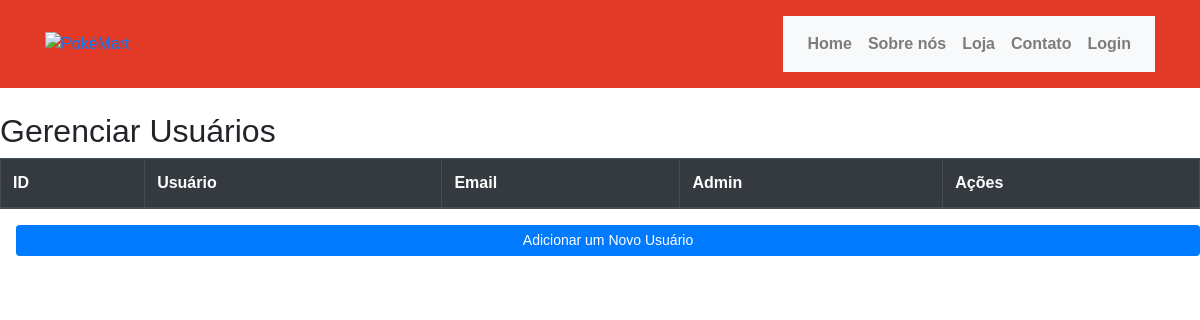
/users.php, run on an earlier commit of the app's database.
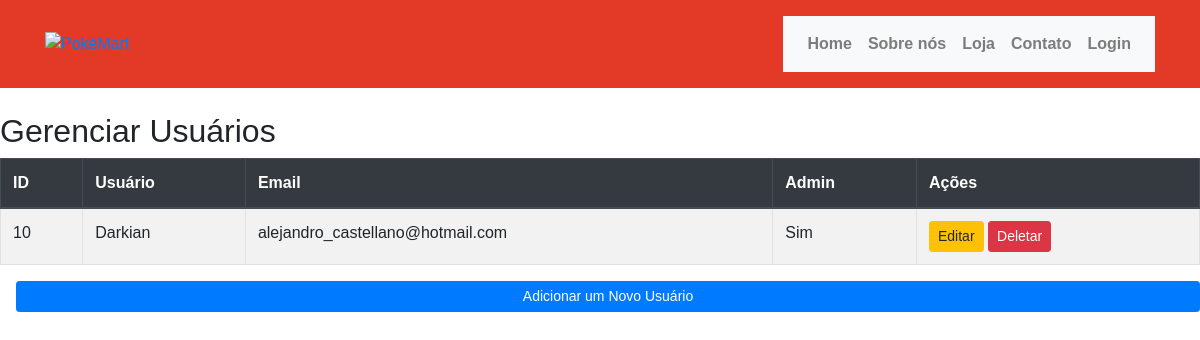
And on a later commit of the database.
### tables this page shows
CREATE TABLE IF NOT EXISTS `users` (
  `id` int(11) NOT NULL AUTO_INCREMENT,
  `username` varchar(50) NOT NULL DEFAULT '0',
  `email` varchar(50) NOT NULL DEFAULT '0',
  `password` varchar(250) NOT NULL DEFAULT '0',
  `admin` tinyint(4) NOT NULL DEFAULT 0,
  PRIMARY KEY (`id`)
);

### users.php (the view, shortened to what this page needs)
<?php
include "admin/db.connect.php";
include "header.php";
$stmt = $conn->query("SELECT * FROM users");
$users = $stmt->fetch_all(MYSQLI_ASSOC);
?>
<h2 class="mt-4">Gerenciar Usuários</h2>
<table class="table table-striped table-bordered table-hover">
    <thead class="thead-dark">
        <tr>
            <th>ID</th>
            <th>Usuário</th>
            <th>Email</th>
            <th>Admin</th>
            <th>Ações</th>
        </tr>
    </thead>
    <tbody>
        <?php foreach ($users as $user): ?>
            <tr>
                <td><?= $user['id']; ?></td>
                <td><?= $user['username']; ?></td>
                <td><?= $user['email']; ?></td>
                <td><?= $user['admin'] ? 'Sim' : 'Não'; ?></td>
                <td>
                    <a href="users.php?action=edit&id=<?= $user['id']; ?>" class="btn btn-warning btn-sm">Editar</a>
                    <a href="users.php?action=delete&id=<?= $user['id']; ?>" class="btn btn-danger btn-sm">Deletar</a>
                </td>
            </tr>
        <?php endforeach; ?>
    </tbody>
</table>
<a href="users.php?action=add" class="btn btn-primary btn-sm mb-3 ml-3">Adicionar um Novo Usuário</a>

What changed in the data, as far as the page shows it:
added users: id "10", username "Darkian", email "alejandro_castellano@hotmail.com", admin "Sim"
